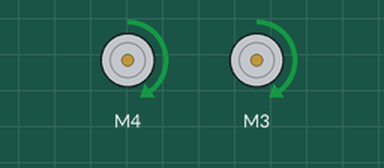
Recording of a sketch running on a simulated Arduino Uno, built with avr-gcc and run on an emulated ATmega328P. Parts: 2 × DC motor (green arrow = forward, orange = backward, longer = faster). What the sketch prints to the serial monitor is not drawn.

Above: at 0.1 s.
Timing chart, 0 to 1.6 s (numbered marks = the images above):
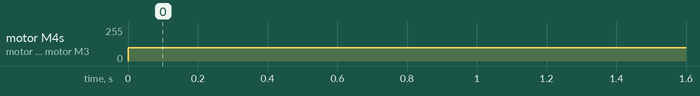

Measured:
- by itself, motor M4, motor M3: stopped → forward 100/255 at 0.00 s

The sketch:

adabox002_testcode.ino
```cpp
/*
This is a test sketch for the Adafruit assembled Motor Shield for Arduino v2
It won't work with v1.x motor shields! Only for the v2's with built in PWM
control

For use with the Adafruit Motor Shield v2
---->	http://www.adafruit.com/products/1438
*/

#include <Wire.h>
#include <Adafruit_MotorShield.h>
#include "utility/Adafruit_MS_PWMServoDriver.h"

// Create the motor shield object with the default I2C address
Adafruit_MotorShield AFMS = Adafruit_MotorShield();
// Or, create it with a different I2C address (say for stacking)
// Adafruit_MotorShield AFMS = Adafruit_MotorShield(0x61);

// Set up the left motor on port M4
Adafruit_DCMotor *leftMotor = AFMS.getMotor(4);
// Set up the right motor on port M3
Adafruit_DCMotor *rightMotor = AFMS.getMotor(3);

void setup() {
  Serial.begin(9600);           // set up Serial library at 9600 bps
  Serial.println("Adafruit Motorshield v2 - Robot Test!");

  AFMS.begin();  // create with the default frequency 1.6KHz
  //AFMS.begin(1000);  // OR with a different frequency, say 1KHz
}

void loop() {
  // Set the speed to start, from 0 (off) to 255 (max speed)
  leftMotor->setSpeed(100);
  rightMotor->setSpeed(100);

  leftMotor->run(FORWARD); //LEFT MOTOR FULL STEAM AHEAD!
  rightMotor->run(FORWARD); //RIGHT MOTOR FULL STEAM AHEAD!
}
```
